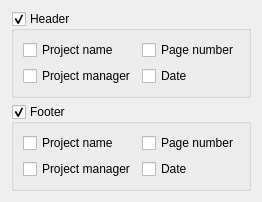
<ui version="4.0" >
 <class>KPlato::PrintingHeaderFooter</class>
 <widget class="QWidget" name="KPlato::PrintingHeaderFooter" >
  <property name="geometry" >
   <rect>
    <x>0</x>
    <y>0</y>
    <width>254</width>
    <height>194</height>
   </rect>
  </property>
  <property name="windowTitle" >
   <string>PrintingHeaderFooter</string>
  </property>
  <layout class="QVBoxLayout" name="verticalLayout" >
   <item>
    <widget class="QGroupBox" name="ui_header" >
     <property name="title" >
      <string>Header</string>
     </property>
     <property name="checkable" >
      <bool>true</bool>
     </property>
     <layout class="QGridLayout" name="gridLayout_2" >
      <item row="0" column="0" >
       <widget class="QCheckBox" name="ui_headerProject" >
        <property name="text" >
         <string>Project name</string>
        </property>
       </widget>
      </item>
      <item row="0" column="1" >
       <widget class="QCheckBox" name="ui_headerPage" >
        <property name="text" >
         <string>Page number</string>
        </property>
       </widget>
      </item>
      <item row="1" column="0" >
       <widget class="QCheckBox" name="ui_headerManager" >
        <property name="text" >
         <string>Project manager</string>
        </property>
       </widget>
      </item>
      <item row="1" column="1" >
       <widget class="QCheckBox" name="ui_headerDate" >
        <property name="text" >
         <string>Date</string>
        </property>
       </widget>
      </item>
     </layout>
    </widget>
   </item>
   <item>
    <widget class="QGroupBox" name="ui_footer" >
     <property name="title" >
      <string>Footer</string>
     </property>
     <property name="checkable" >
      <bool>true</bool>
     </property>
     <layout class="QGridLayout" name="gridLayout" >
      <item row="0" column="0" >
       <widget class="QCheckBox" name="ui_footerProject" >
        <property name="text" >
         <string>Project name</string>
        </property>
       </widget>
      </item>
      <item row="0" column="1" >
       <widget class="QCheckBox" name="ui_footerPage" >
        <property name="text" >
         <string>Page number</string>
        </property>
       </widget>
      </item>
      <item row="1" column="0" >
       <widget class="QCheckBox" name="ui_footerManager" >
        <property name="text" >
         <string>Project manager</string>
        </property>
       </widget>
      </item>
      <item row="1" column="1" >
       <widget class="QCheckBox" name="ui_footerDate" >
        <property name="text" >
         <string>Date</string>
        </property>
       </widget>
      </item>
     </layout>
    </widget>
   </item>
  </layout>
 </widget>
 <resources/>
 <connections/>
</ui>
